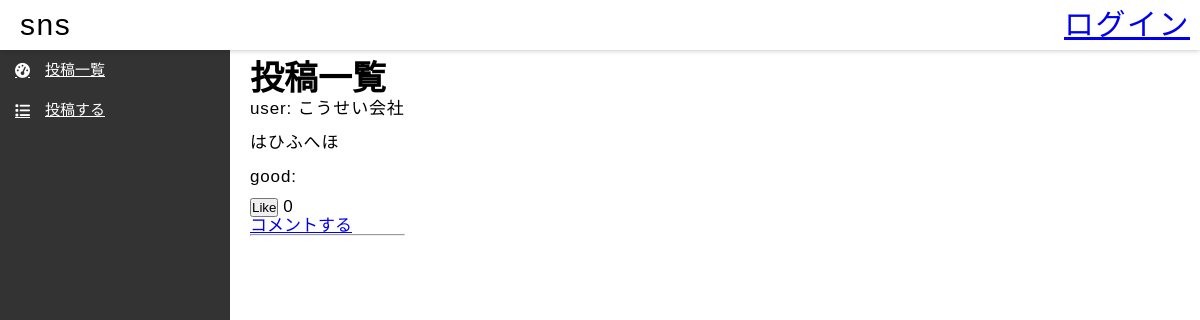
The app's page /, older data.
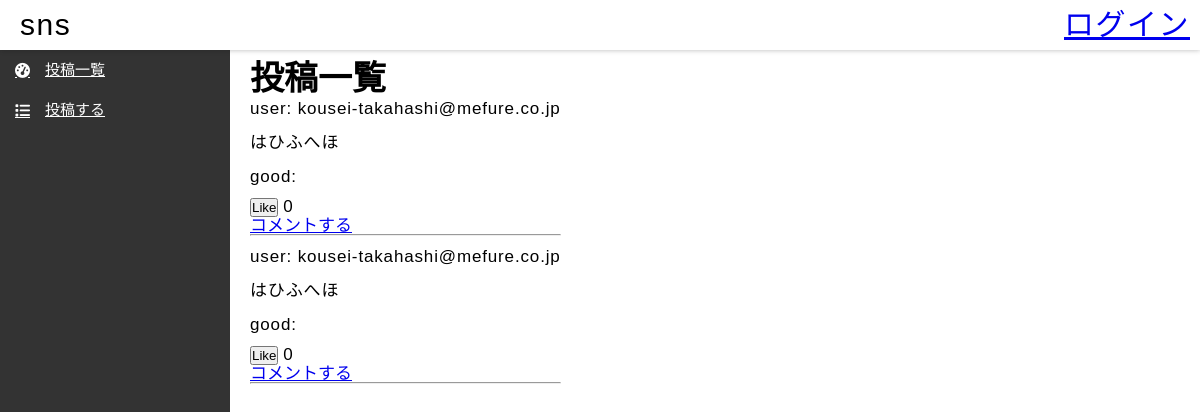
The same page, newer data.
### main/models.py (models this page shows, shortened)
class Message(models.Model):
    msg_id = models.AutoField(primary_key=True)
    msg_text = models.TextField()
    date_created = models.DateTimeField(default=timezone.now)
    user = models.ForeignKey(get_user_model(),verbose_name="ユーザー",on_delete=models.CASCADE)
    liked_by = models.ManyToManyField(get_user_model(), related_name='liked_posts', blank=True)
    commented_by = models.ManyToManyField(Comment, related_name='comment', blank=True)

### accounts/models.py (models this page shows)
class CustomUser(AbstractUser):
  age = models.IntegerField(
    verbose_name="age",
    null=False,
    default=20,
  )

### main/views.py (the view)
# urls.py: path('', views.msg_list, name='msg_list'),
def msg_list(request):
    msg = Message.objects.all()
    for text in msg:
        text.likes = text.liked_by.count()
        if text.liked_by.filter(id=request.user.id).exists():
            text.liked=True
        else:
            text.liked=False
    return render(request, 'main/msg_list.html', {'msg': msg})

### main/templates/main/msg_list.html (shortened to what this page needs)
{% extends "base.html" %}
{% block content %}
<div>
    <h1>投稿一覧</h1>
</div>
{% for text in msg %}
    <div id="msg">
        <p>user: {{ text.user.username}}</p>
        <p>{{ text.msg_text }}</p>
        <p>good: {{ text.good }}</p>
    </div>
    <form action="{% url 'post_likes' pk=text.pk %}" method="post">
        {% if text.liked %}
            <button type="submit" name="like" value="unlike">Unlike</button>
        {% else %}
            <button type="submit" name="like" value="like">Like</button>
        {% endif %}
	{{ text.likes }}
    </form>
    <a href="{% url 'comment_page' pk=text.pk %}">コメントする</a>
    <hr>
{% endfor %}
{% endblock %}

### main/templates/base.html (shortened to what this page needs)
{% load static %}
<html>
<head>
    <link rel="stylesheet" href="{% static 'css/base.css' %}">
</head>
<body>
    <header>
        <div>
            <p>sns</p>
        </div>
        <div id="login">
            {% if user.is_authenticated %}
            <p><a href="my_page">{{ user.get_username }}</a></p>
            {% else %}
            <p><a href="accounts/login/">ログイン</a></p>
            {% endif %}
        </div>
    </header>
    <div id="wrapper">
      <nav id="nav-left">
        <div id="nav">
          <ul id="nav-ul">
            <li class="nav-li"><a href="{% url 'msg_list' %}" class="nav-li-a"><i class="fa fa-tachometer" style="margin-right:15px"></i>投稿一覧</a></li>
            <li class="nav-li"><a href="{% url 'post_page' %}" class="nav-li-a"><i class="fas fa-list" style="margin-right:15px"></i>投稿する</a></li>
          </ul>
        </div>
      </nav>
      <div id="main">
        <div id="display">
          {% block content %}
          {% endblock %}
        </div>
     </div>
    </div>
</body>
</html>

### main/static/css/base.css (style rules this page uses)
html * { margin: 0px; padding: 0px; box-sizing: border-box; }
:root { font-family: "Arial","Hiragino Sans",YuGothic,"Yu Gothic","メイリオ",Meiryo; font-size: 17px; line-height: 1em; }
p { letter-spacing: 0.05em; margin-top: 0.5em; margin-bottom: 0.5em; font-size: 1em; line-height: 1.5em; }
header { width: 100%; position: fixed; height: 50px; box-shadow: 0px 0px 5px 0px hsla(0, 0%, 7%, 0.3); padding:0 20px 0; display: flex; background-color: white; z-index:10; }
header p { margin:0; font-size:30px; line-height:50px; }
#wrapper { position:relative; height:100vh; padding-bottom:0px; }
#nav-left { top: 50px; overflow: visible; height: 100%; width:230px; padding: 0; display: flex; background-color: #333; box-sizing: border-box; position: fixed; z-index:9; }
#nav { position: relative; top: 0px; left: 0px; margin-right: 0px; overflow: hidden; width: auto; height: auto; box-sizing: border-box; font-size: 12px; }
#nav-ul { list-style:none; margin:0; padding:0; }
.nav-li { height: 40px; width: 230px; color: white; }
.nav-li-a { display: flex; align-items: center; line-height: 40px; padding-left: 15px; font-size: 15px; color:white; }
#display { position: absolute; top: 70px; padding-left: 250px; }
#main { position: relative; width: 100%; height: 100%; }
#login { position: absolute; right: 10; }

Row changes from the older to the newer data that the page shows:
changed Message (number 1 of 2 on the later page): user.username "こうせい会社" → "kousei-takahashi@mefure.co.jp"
added Message: user.username "kousei-takahashi@mefure.co.jp", msg_text "はひふへほ", shows "Like", likes "0"
